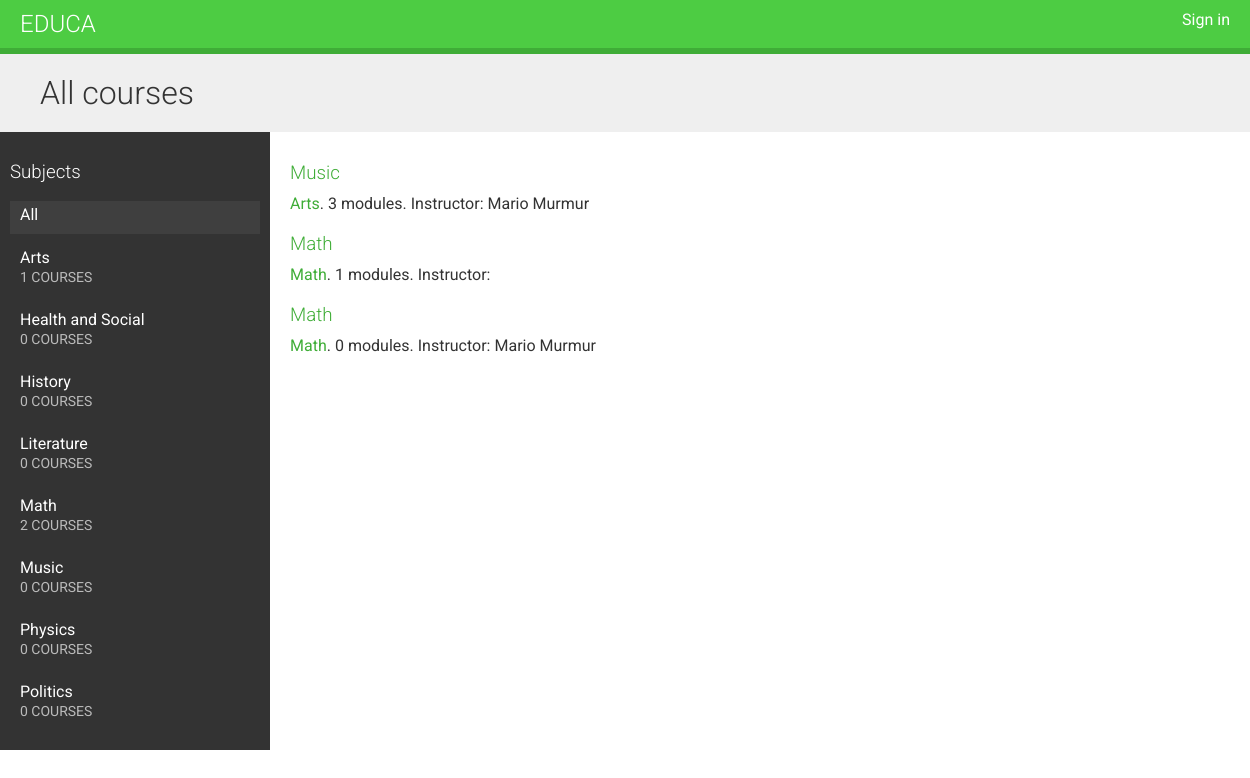
The page / on the database its author committed.
### courses/models.py (models this page shows, shortened)
class Subject(models.Model):
    title = models.CharField(max_length=200)
    slug = models.SlugField(max_length=200, unique=True)
    class Meta:
        ordering = ['title']
    def __str__(self):
        return self.title

class Course(models.Model):
    owner = models.ForeignKey(User, related_name='courses_created', on_delete=models.CASCADE)
    subject = models.ForeignKey(Subject, related_name='courses', on_delete=models.CASCADE)
    title = models.CharField(max_length=200)
    slug = models.SlugField(max_length=200, unique=True)
    overview = models.TextField()
    created = models.DateTimeField(auto_now_add=True)
    students = models.ManyToManyField(User, related_name='courses_joined', blank=True)
    class Meta:
        ordering = ['-created']

### courses/views.py (the view)
# urls.py: path('', CourseListView.as_view(), name='course_list'),
class CourseListView(TemplateResponseMixin, View):
    model = Course
    template_name = 'courses/course/list.html'
    def get(self, request, subject=None):
        subjects = cache.get('all_subjects')
        if not subjects:
            subjects = Subject.objects.annotate(total_courses=Count('courses'))
            cache.set('all_subjects', subjects)
        all_courses = Course.objects.annotate(total_modules=Count('modules'))
        if subject:
            subject = get_object_or_404(Subject, slug=subject)
            key = f'subject_{subject.id}_courses'
            courses = cache.get(key)
            if not courses:
                courses = all_courses.filter(subject=subject)
                cache.set(key, courses)
        else:
            courses = cache.get('all_courses')
            if not courses:
                courses = all_courses
                cache.set('all_courses', courses)
        return self.render_to_response({
            'subjects': subjects,
            'subject': subject,
            'courses': courses
        })

### courses/templates/courses/course/list.html (shortened to what this page needs)
{% extends "base.html" %}
{% block content %}
    <h1>
        {% if subject %}
            {{ subject.title }} courses
        {% else %}
            All courses
        {% endif %}
    </h1>
    <div class="contents">
        <h3>Subjects</h3>
        <ul id="modules">
            <li {% if not subject %}class="selected"{% endif %}>
                <a href="{% url 'course_list' %}">All</a>
            </li>
            {% for s in subjects %}
                <li {% if subject == s %}class="selected"{% endif %}>
                    <a href="{% url 'course_list_subject' s.slug %}">
                        {{ s.title }}
                        <br><span>{{ s.total_courses }} courses</span>
                    </a>
                </li>
            {% endfor %}
        </ul>
    </div>
    <div class="module">
        {% for course in courses %}
            {% with subject=course.subject %}
                <h3>
                    <a href="{% url 'course_detail' course.slug %}">
                        {{ course.title }}
                    </a>
                </h3>
                <p>
                    <a href="{% url 'course_list_subject' subject.slug %}">{{ subject }}</a>.
                    {{ course.total_modules }} modules.
                    Instructor: {{ course.owner.get_full_name }}
                </p>
            {% endwith %}
        {% endfor %}
    </div>
{% endblock %}

### courses/static/css/base.css (style rules this page uses)
body { margin:0; font-family:'Roboto', sans-serif; font-weight:400; color:#333; }
a { color:#3fad37; text-decoration:none; }
ul { float:left; }
h1, h2, h3, h4, h5, h6 { font-family:'Roboto', sans-serif; font-weight:300; }
h1 { background:#efefef; width:100%; overflow:auto; padding:20px 0 20px 40px; margin:0; }
.module { padding:10px 20px; float:left; width:600px; }
.module h3 { margin:20px 0 0; padding:0; width:100%; }
.module p { margin:10px 0 20px; width:100%; float:left; }
.contents { width:20%; padding:10px; float:left; background:#333; color: #fff; font-family:'Roboto', sans-serif; }
.contents ul { list-style:none; margin:0; padding:0; width:100%; }
.contents ul li { margin:0 0 10px 0; padding:4px 10px 10px; overflow:auto; cursor:move; }
.contents ul li.selected { background:#3f3f3f; }
.contents ul span { text-transform:uppercase; color:#bbb; font-size:14px; }
.contents ul a { display:block; color:#fff; text-decoration:none; }

### rows shown on the page
Subject: title "Arts", total_courses "1"
Subject: title "Health and Social", total_courses "0"
Subject: title "History", total_courses "0"
Subject: title "Literature", total_courses "0"
Subject: title "Math", total_courses "2"
Subject: title "Music", total_courses "0"
Subject: title "Physics", total_courses "0"
Subject: title "Politics", total_courses "0"
Course: title "Music", subject "Arts", total_modules "3", owner.get_full_name "Mario Murmur"
Course: title "Math", subject "Math", total_modules "1"
Course: title "Math", subject "Math", total_modules "0", owner.get_full_name "Mario Murmur"
